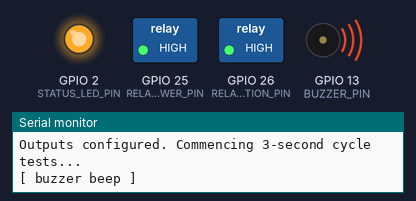
Recording of a sketch running on a simulated ESP32-S3. On the bench: switched loads named in the sketch (green lamp = pin HIGH), output pins drawn as LEDs (lit = HIGH), buzzer (waves = sounding, pin HIGH), the last lines printed to the serial monitor.

Above: at 1.05 s.
At 1.25 s:
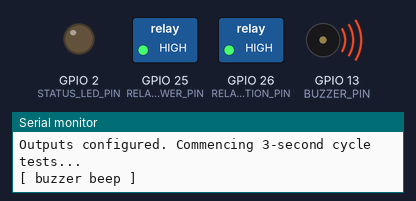
At 2.8 s:
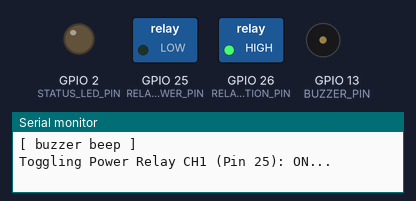
At 7.3 s:
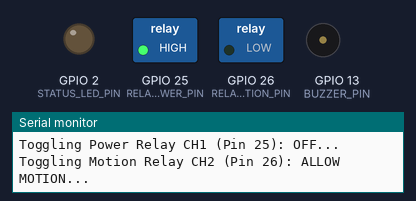
At 9.5 s:
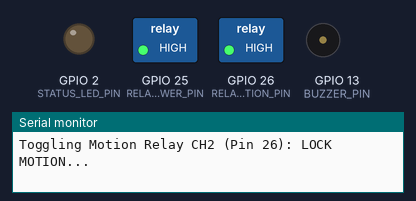
Timing chart, 0 to 13.1 s (numbered marks = the images above):
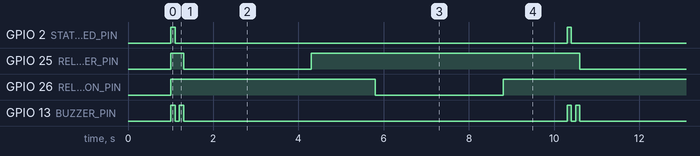

Measured:
- by itself, GPIO 2 (STATUS_LED_PIN): alternates HIGH for 0.10 s and LOW for 9.2 s
- by itself, GPIO 25 (RELAY_POWER_PIN), GPIO 26 (RELAY_MOTION_PIN): alternates HIGH for 6.3 s and LOW for 3.0 s
- by itself, GPIO 13 (BUZZER_PIN): repeats every 9.3 s: LOW 0.10 s, HIGH 0.10 s, LOW 9.0 s, HIGH 0.10 s

The sketch:

actuators_test.ino
```cpp
#include <Arduino.h>

// Exact actuator pins
#define RELAY_POWER_PIN  25   // CH1 main power relay
#define RELAY_MOTION_PIN 26   // CH2 motion lock relay
#define BUZZER_PIN       13   // Piezo Buzzer Module (exact pin 13)
#define STATUS_LED_PIN   2    // Onboard status LED
#define RELAY_ACTIVE_LOW 1    // Relay triggers on LOW if active-low
#define BUZZER_ACTIVE_LOW 0   // 0 = active-high, 1 = active-low

void buzzerWrite(bool on) {
  bool pinValue = on;
  if (BUZZER_ACTIVE_LOW) pinValue = !on;
  digitalWrite(BUZZER_PIN, pinValue ? HIGH : LOW);
}

void setPowerRelay(bool on) {
  bool pinValue = on;
  if (RELAY_ACTIVE_LOW) pinValue = !on;
  digitalWrite(RELAY_POWER_PIN, pinValue ? HIGH : LOW);
}

void setMotionRelay(bool allowMotion) {
  bool pinValue = allowMotion;
  if (RELAY_ACTIVE_LOW) pinValue = !allowMotion;
  digitalWrite(RELAY_MOTION_PIN, pinValue ? HIGH : LOW);
}

void setup() {
  Serial.begin(115200);
  delay(1000);
  Serial.println("--- Actuators Relay + Buzzer Standalone Test ---");

  pinMode(RELAY_POWER_PIN, OUTPUT);
  pinMode(RELAY_MOTION_PIN, OUTPUT);
  pinMode(BUZZER_PIN, OUTPUT);
  pinMode(STATUS_LED_PIN, OUTPUT);

  // Default fail-safe state
  setPowerRelay(false);
  setMotionRelay(false);
  buzzerWrite(false);
  digitalWrite(STATUS_LED_PIN, LOW);

  Serial.println("Outputs configured. Commencing 3-second cycle tests...");
}

void loop() {
  // Test Buzzer
  Serial.println("\n[ buzzer beep ]");
  digitalWrite(STATUS_LED_PIN, HIGH);
  buzzerWrite(true);
  delay(100);
  buzzerWrite(false);
  digitalWrite(STATUS_LED_PIN, LOW);
  delay(100);
  buzzerWrite(true);
  delay(100);
  buzzerWrite(false);

  // Test Relay CH1
  Serial.println("Toggling Power Relay CH1 (Pin 25): ON...");
  setPowerRelay(true);
  delay(3000);
  Serial.println("Toggling Power Relay CH1 (Pin 25): OFF...");
  setPowerRelay(false);
  delay(1500);

  // Test Relay CH2
  Serial.println("Toggling Motion Relay CH2 (Pin 26): ALLOW MOTION...");
  setMotionRelay(true);
  delay(3000);
  Serial.println("Toggling Motion Relay CH2 (Pin 26): LOCK MOTION...");
  setMotionRelay(false);
  delay(1500);
}
```
